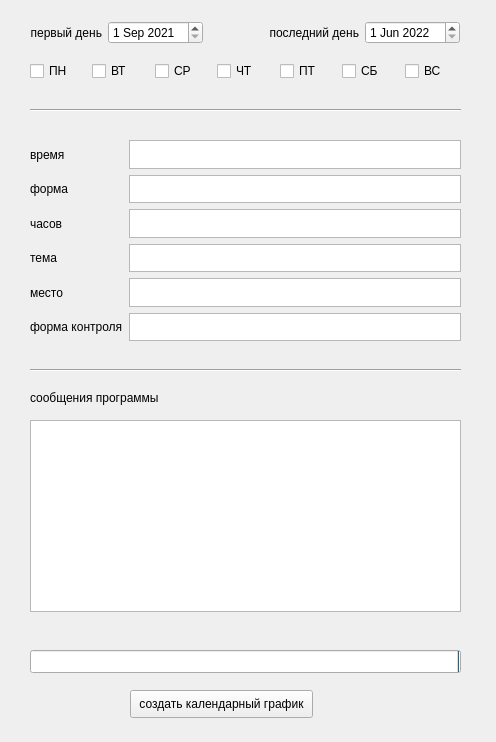
<?xml version="1.0" encoding="UTF-8"?>
<ui version="4.0">
 <class>MainWindow</class>
 <widget class="QMainWindow" name="MainWindow">
  <property name="geometry">
   <rect>
    <x>0</x>
    <y>0</y>
    <width>496</width>
    <height>742</height>
   </rect>
  </property>
  <property name="windowTitle">
   <string>MainWindow</string>
  </property>
  <widget class="QWidget" name="centralwidget">
   <widget class="QProgressBar" name="progress">
    <property name="geometry">
     <rect>
      <x>30</x>
      <y>650</y>
      <width>431</width>
      <height>23</height>
     </rect>
    </property>
    <property name="layoutDirection">
     <enum>Qt::RightToLeft</enum>
    </property>
    <property name="value">
     <number>0</number>
    </property>
   </widget>
   <widget class="QPushButton" name="make_file">
    <property name="geometry">
     <rect>
      <x>130</x>
      <y>690</y>
      <width>183</width>
      <height>28</height>
     </rect>
    </property>
    <property name="text">
     <string>создать календарный график</string>
    </property>
   </widget>
   <widget class="QListWidget" name="listWidget">
    <property name="geometry">
     <rect>
      <x>30</x>
      <y>420</y>
      <width>431</width>
      <height>192</height>
     </rect>
    </property>
   </widget>
   <widget class="QWidget" name="horizontalLayoutWidget">
    <property name="geometry">
     <rect>
      <x>30</x>
      <y>60</y>
      <width>431</width>
      <height>22</height>
     </rect>
    </property>
    <layout class="QHBoxLayout" name="horizontalLayout">
     <item>
      <widget class="QCheckBox" name="mon">
       <property name="text">
        <string>ПН</string>
       </property>
      </widget>
     </item>
     <item>
      <widget class="QCheckBox" name="tue">
       <property name="text">
        <string>ВТ</string>
       </property>
      </widget>
     </item>
     <item>
      <widget class="QCheckBox" name="wed">
       <property name="text">
        <string>СР</string>
       </property>
      </widget>
     </item>
     <item>
      <widget class="QCheckBox" name="thu">
       <property name="text">
        <string>ЧТ</string>
       </property>
      </widget>
     </item>
     <item>
      <widget class="QCheckBox" name="fri">
       <property name="text">
        <string>ПТ</string>
       </property>
      </widget>
     </item>
     <item>
      <widget class="QCheckBox" name="sat">
       <property name="text">
        <string>СБ</string>
       </property>
      </widget>
     </item>
     <item>
      <widget class="QCheckBox" name="sun">
       <property name="text">
        <string>ВС</string>
       </property>
      </widget>
     </item>
    </layout>
   </widget>
   <widget class="QWidget" name="gridLayoutWidget">
    <property name="geometry">
     <rect>
      <x>30</x>
      <y>20</y>
      <width>430</width>
      <height>26</height>
     </rect>
    </property>
    <layout class="QGridLayout" name="gridLayout">
     <item row="0" column="0">
      <widget class="QLabel" name="label">
       <property name="text">
        <string>первый день</string>
       </property>
       <property name="alignment">
        <set>Qt::AlignRight|Qt::AlignTrailing|Qt::AlignVCenter</set>
       </property>
      </widget>
     </item>
     <item row="0" column="2">
      <spacer name="horizontalSpacer">
       <property name="orientation">
        <enum>Qt::Horizontal</enum>
       </property>
       <property name="sizeHint" stdset="0">
        <size>
         <width>50</width>
         <height>21</height>
        </size>
       </property>
      </spacer>
     </item>
     <item row="0" column="3">
      <widget class="QLabel" name="label_2">
       <property name="text">
        <string>последний день</string>
       </property>
       <property name="alignment">
        <set>Qt::AlignRight|Qt::AlignTrailing|Qt::AlignVCenter</set>
       </property>
      </widget>
     </item>
     <item row="0" column="1">
      <widget class="QDateEdit" name="start_date">
       <property name="dateTime">
        <datetime>
         <hour>0</hour>
         <minute>0</minute>
         <second>0</second>
         <year>2021</year>
         <month>9</month>
         <day>1</day>
        </datetime>
       </property>
      </widget>
     </item>
     <item row="0" column="4">
      <widget class="QDateEdit" name="end_date">
       <property name="dateTime">
        <datetime>
         <hour>0</hour>
         <minute>0</minute>
         <second>0</second>
         <year>2022</year>
         <month>6</month>
         <day>1</day>
        </datetime>
       </property>
      </widget>
     </item>
    </layout>
   </widget>
   <widget class="QWidget" name="gridLayoutWidget_2">
    <property name="geometry">
     <rect>
      <x>30</x>
      <y>140</y>
      <width>431</width>
      <height>201</height>
     </rect>
    </property>
    <layout class="QGridLayout" name="gridLayout_2">
     <property name="sizeConstraint">
      <enum>QLayout::SetNoConstraint</enum>
     </property>
     <item row="1" column="0">
      <widget class="QLabel" name="label_4">
       <property name="text">
        <string>форма</string>
       </property>
      </widget>
     </item>
     <item row="3" column="1">
      <widget class="QTextEdit" name="theme"/>
     </item>
     <item row="4" column="0">
      <widget class="QLabel" name="label_6">
       <property name="text">
        <string>место</string>
       </property>
      </widget>
     </item>
     <item row="0" column="0">
      <widget class="QLabel" name="label_3">
       <property name="text">
        <string>время</string>
       </property>
      </widget>
     </item>
     <item row="3" column="0">
      <widget class="QLabel" name="label_7">
       <property name="text">
        <string>тема</string>
       </property>
      </widget>
     </item>
     <item row="4" column="1">
      <widget class="QTextEdit" name="location"/>
     </item>
     <item row="1" column="1">
      <widget class="QTextEdit" name="form"/>
     </item>
     <item row="2" column="1">
      <widget class="QTextEdit" name="duration"/>
     </item>
     <item row="0" column="1">
      <widget class="QTextEdit" name="time"/>
     </item>
     <item row="2" column="0">
      <widget class="QLabel" name="label_5">
       <property name="text">
        <string>часов</string>
       </property>
      </widget>
     </item>
     <item row="5" column="0">
      <widget class="QLabel" name="label_8">
       <property name="text">
        <string>форма контроля</string>
       </property>
      </widget>
     </item>
     <item row="5" column="1">
      <widget class="QTextEdit" name="control"/>
     </item>
    </layout>
   </widget>
   <widget class="QLabel" name="label_9">
    <property name="geometry">
     <rect>
      <x>30</x>
      <y>390</y>
      <width>135</width>
      <height>16</height>
     </rect>
    </property>
    <property name="text">
     <string>сообщения программы</string>
    </property>
   </widget>
   <widget class="Line" name="line">
    <property name="geometry">
     <rect>
      <x>30</x>
      <y>360</y>
      <width>431</width>
      <height>20</height>
     </rect>
    </property>
    <property name="orientation">
     <enum>Qt::Horizontal</enum>
    </property>
   </widget>
   <widget class="Line" name="line_2">
    <property name="geometry">
     <rect>
      <x>30</x>
      <y>100</y>
      <width>431</width>
      <height>20</height>
     </rect>
    </property>
    <property name="orientation">
     <enum>Qt::Horizontal</enum>
    </property>
   </widget>
  </widget>
 </widget>
 <resources/>
 <connections/>
</ui>
